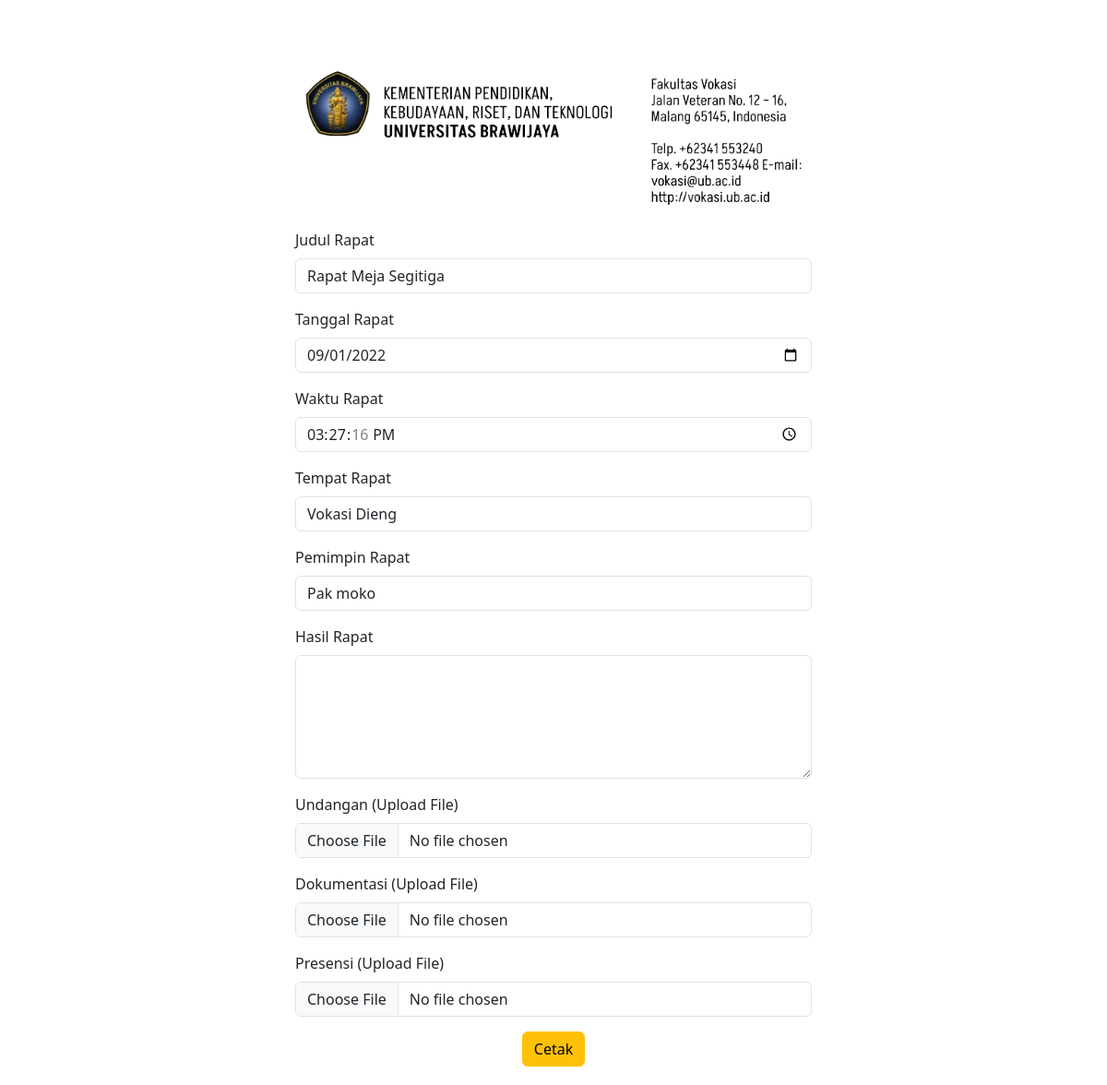
The page /pages/tambah_notulensi.php?id=2 on the database its author committed.
### tables this page shows
CREATE TABLE `agenda` (
  `id_rapat` int(11) NOT NULL,
  `judul_rapat` varchar(255) NOT NULL,
  `tanggal` date NOT NULL,
  `waktu` time NOT NULL,
  `pimpinan_rapat` varchar(255) NOT NULL,
  `tempat` varchar(255) NOT NULL,
  `hasil_rapat` text NOT NULL,
  `undangan_data` mediumblob DEFAULT NULL,
  `dokumentasi_data` mediumblob DEFAULT NULL,
  `presensi_data` mediumblob DEFAULT NULL
);

### pages/tambah_notulensi.php (the view, shortened to what this page needs)
<?php
include('../backend/koneksi.php');
$judul_rapat = $tanggal_rapat = $waktu_rapat = $tempat_rapat = $pemimpin_rapat = "";
if (isset($_GET['id'])) {
    $id_rapat = $_GET['id'];
    $agendaSql = "SELECT * FROM agenda WHERE id_rapat = $id_rapat";
    $agendaResult = $koneksi->query($agendaSql);
    if ($agendaResult->num_rows > 0) {
        $agendaRow = $agendaResult->fetch_assoc();
        $judul_rapat = $agendaRow['judul_rapat'];
        $tanggal_rapat = $agendaRow['tanggal'];
        $waktu_rapat = $agendaRow['waktu'];
        $tempat_rapat = $agendaRow['tempat'];
        $pemimpin_rapat = $agendaRow['pimpinan_rapat'];
    }
}
?>
<!DOCTYPE html>
<html lang="en">
<head>
    <link rel="stylesheet" href="https://cdn.jsdelivr.net/npm/bootstrap@5.3.0/dist/css/bootstrap.min.css">
</head>
<body>
<div class="container mt-5">
<form method="post" action="../backend/proses_cetak.php" enctype="multipart/form-data">
        <div class="logo-container">
            <img src="../assets/img/kopsurat-removebg-preview.png" alt="Kopsurat Logo" class="kopsurat-logo">
        </div>
        <div class="mb-3">
    <label for="judulRapat" class="form-label">Judul Rapat</label>
    <input type="text" class="form-control" id="judulRapat" name="judul_rapat" value="<?php echo $judul_rapat; ?>" required>
        </div>
        <div class="mb-3">
            <label for="tanggalRapat" class="form-label">Tanggal Rapat</label>
            <input type="date" class="form-control" id="tanggalRapat" name="tanggal" value="<?php echo $tanggal_rapat; ?>" required>
        </div>
        <div class="mb-3">
            <label for="waktuRapat" class="form-label">Waktu Rapat</label>
            <input type="time" class="form-control" id="waktuRapat" name="waktu" value="<?php echo $waktu_rapat; ?>" required>
        </div>
        <div class="mb-3">
            <label for="tempatRapat" class="form-label">Tempat Rapat</label>
            <input type="text" class="form-control" id="tempatRapat" name="tempat" value="<?php echo $tempat_rapat; ?>" required>
        </div>
        <div class="mb-3">
            <label for="pemimpinRapat" class="form-label">Pemimpin Rapat</label>
            <input type="text" class="form-control" id="pemimpinRapat" name="pimpinan_rapat" value="<?php echo $pemimpin_rapat; ?>" required>
        </div>
        <div class="mb-3">
            <label for="hasilRapat" class="form-label">Hasil Rapat</label>
            <textarea class="form-control" id="hasilRapat" rows="5" name="hasil_rapat" required></textarea>
        </div>
        <div class="mb-3">
            <label for="undanganFile" class="form-label">Undangan (Upload File)</label>
            <input type="file" class="form-control" id="undangan" name="undangan">
        </div>
        <div class="mb-3">
            <label for="dokumentasiFile" class="form-label">Dokumentasi (Upload File)</label>
            <input type="file" class="form-control" id="dokumentasi" name="dokumentasi">
        </div>
        <div class="mb-3">
            <label for="presensiFile" class="form-label">Presensi (Upload File)</label>
            <input type="file" class="form-control" id="presensi" name="presensi">
        </div>
        <a href="../pages/dashboard.php">
            <center> <button type="submit" class="btn btn-warning" >Cetak</button> </center>
        </a>
    </form>
</div>
</body>
</html>

### pages/tambah_notulensi.php (style rules this page uses)
body { display: flex; min-height: 100vh; align-items: center; justify-content: center; margin: 0; background: url('../assets/img/bg.png') center center/cover no-repeat; }
form { max-width: 600px; margin: auto; background-color: rgba(255, 255, 255, 0.8); padding: 20px; border-radius: 10px; }
.logo-container { text-align: center; margin-bottom: 20px; }
.kopsurat-logo { width: 550%; max-width: 560px; border-radius: 10px; }

### rows shown on the page
agenda: judul_rapat "Rapat Meja Segitiga", tanggal "09/01/2022", waktu "15:27:16", tempat "Vokasi Dieng", pimpinan_rapat "Pak moko"
